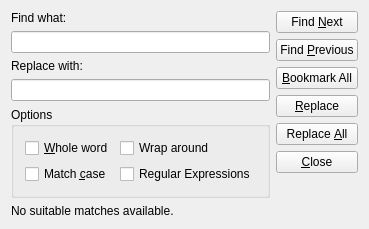
<?xml version="1.0" encoding="UTF-8"?>
<ui version="4.0">
 <class>FindReplaceDialogClass</class>
 <widget class="QWidget" name="FindReplaceDialogClass">
  <property name="geometry">
   <rect>
    <x>0</x>
    <y>0</y>
    <width>329</width>
    <height>212</height>
   </rect>
  </property>
  <property name="windowTitle">
   <string>Find And Replace</string>
  </property>
  <layout class="QHBoxLayout" name="horizontalLayout">
   <item>
    <layout class="QVBoxLayout" name="verticalLayout_4">
     <item>
      <layout class="QVBoxLayout" name="verticalLayout">
       <item>
        <widget class="QLabel" name="label">
         <property name="text">
          <string>Find what:</string>
         </property>
        </widget>
       </item>
       <item>
        <widget class="QLineEdit" name="findWhat"/>
       </item>
      </layout>
     </item>
     <item>
      <layout class="QVBoxLayout" name="verticalLayout_2">
       <item>
        <widget class="QLabel" name="label_2">
         <property name="text">
          <string>Replace with:</string>
         </property>
        </widget>
       </item>
       <item>
        <widget class="QLineEdit" name="replaceWith"/>
       </item>
      </layout>
     </item>
     <item>
      <spacer name="verticalSpacer_2">
       <property name="orientation">
        <enum>Qt::Vertical</enum>
       </property>
       <property name="sizeHint" stdset="0">
        <size>
         <width>20</width>
         <height>40</height>
        </size>
       </property>
      </spacer>
     </item>
     <item>
      <widget class="QGroupBox" name="groupBox">
       <property name="title">
        <string>Options</string>
       </property>
       <layout class="QGridLayout" name="gridLayout">
        <item row="0" column="0">
         <widget class="QCheckBox" name="wholeWord">
          <property name="text">
           <string>&amp;Whole word</string>
          </property>
         </widget>
        </item>
        <item row="0" column="1">
         <widget class="QCheckBox" name="wrapAround">
          <property name="text">
           <string>Wrap around</string>
          </property>
         </widget>
        </item>
        <item row="1" column="0">
         <widget class="QCheckBox" name="matchCase">
          <property name="text">
           <string>Match &amp;case</string>
          </property>
         </widget>
        </item>
        <item row="1" column="1">
         <widget class="QCheckBox" name="regularExpressions">
          <property name="text">
           <string>Regular Expressions</string>
          </property>
         </widget>
        </item>
       </layout>
      </widget>
     </item>
     <item>
      <widget class="QLabel" name="matches">
       <property name="text">
        <string>No suitable matches available.</string>
       </property>
      </widget>
     </item>
    </layout>
   </item>
   <item>
    <layout class="QVBoxLayout" name="verticalLayout_3">
     <item>
      <widget class="QPushButton" name="findNext">
       <property name="text">
        <string>Find &amp;Next</string>
       </property>
      </widget>
     </item>
     <item>
      <widget class="QPushButton" name="findPrevious">
       <property name="text">
        <string>Find &amp;Previous</string>
       </property>
      </widget>
     </item>
     <item>
      <widget class="QPushButton" name="bookmarkAll">
       <property name="text">
        <string>&amp;Bookmark All</string>
       </property>
      </widget>
     </item>
     <item>
      <widget class="QPushButton" name="replace">
       <property name="text">
        <string>&amp;Replace</string>
       </property>
      </widget>
     </item>
     <item>
      <widget class="QPushButton" name="replaceAll">
       <property name="text">
        <string>Replace &amp;All</string>
       </property>
      </widget>
     </item>
     <item>
      <widget class="QPushButton" name="close">
       <property name="text">
        <string>&amp;Close</string>
       </property>
      </widget>
     </item>
     <item>
      <spacer name="verticalSpacer">
       <property name="orientation">
        <enum>Qt::Vertical</enum>
       </property>
       <property name="sizeHint" stdset="0">
        <size>
         <width>20</width>
         <height>40</height>
        </size>
       </property>
      </spacer>
     </item>
    </layout>
   </item>
  </layout>
 </widget>
 <layoutdefault spacing="6" margin="11"/>
 <resources/>
 <connections/>
</ui>
